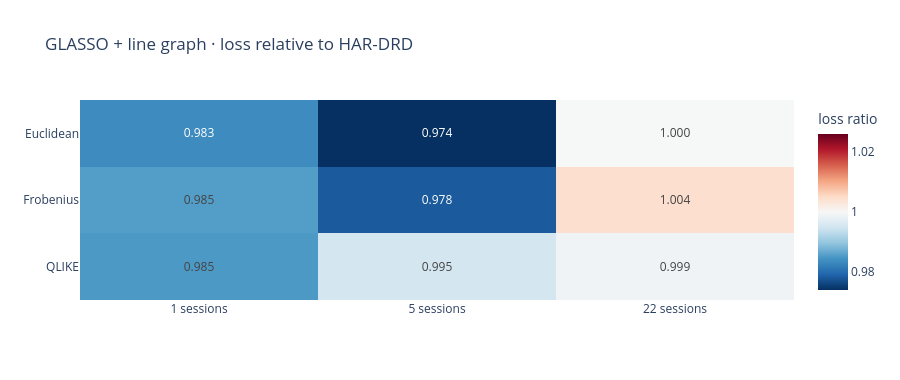

The code cell stored with this chart in its notebook:
### Code cell
reference = pd.DataFrame(
    {
        (1, "HAR-Cholesky"): [1.031, 1.032, 1.071],
        (1, "HAR-DRD"): [1, 1, 1],
        (1, "GHAR(S,L)"): [.982, .981, .985],
        (1, "GHAR(K,L)"): [.975, .975, .982],
        (1, "GHAR(GL,L)"): [.975, .975, .982],
        (5, "GHAR(GL,L)"): [.974, .975, .997],
        (22, "GHAR(GL,L)"): [.991, .991, 1.001],
    }, index=METRICS,
).T.rename_axis(index=["sessions", "model"])
print("selected published reference ratios · Tables 4 and 6 · licensed LOBSTER")
display(reference)
graph_ratios = pd.DataFrame({
    f"{h} sessions": table.xs("ratio", axis=1, level=1).loc[GRAPH_MODEL]
    for h, table in scores.items()
})
fig = px.imshow(
    graph_ratios, text_auto=".3f", aspect="auto", color_continuous_scale="RdBu_r",
    color_continuous_midpoint=1, title="GLASSO + line graph · loss relative to HAR-DRD",
    labels={"color": "loss ratio"},
)
fig.update_layout(template="plotly_white", height=380)
fig.show(renderer="plotly_mimetype")

### Figure 1 — Plotly figure (JSON) as saved in the notebook; plotly's stock layout.template omitted (floating-point values rounded to 4 significant figures)
{"data": [{"coloraxis": "coloraxis", "hovertemplate": "x: %{x}<br>y: %{y}<br>loss ratio: %{z}<extra></extra>", "name": "0", "texttemplate": "%{z:.3f}", "type": "heatmap", "x": ["1 sessions", "5 sessions", "22 sessions"], "xaxis": "x", "y": ["Euclidean", "Frobenius", "QLIKE"], "yaxis": "y", "z": [[0.9835, 0.974, 0.9999], [0.9855, 0.9781, 1.004], [0.9851, 0.9953, 0.9989]]}], "layout": {"coloraxis": {"cmid": 1, "colorbar": {"title": {"text": "loss ratio"}}, "colorscale": [[0.0, "rgb(5,48,97)"], [0.1, "rgb(33,102,172)"], [0.2, "rgb(67,147,195)"], [0.3, "rgb(146,197,222)"], [0.4, "rgb(209,229,240)"], [0.5, "rgb(247,247,247)"], [0.6, "rgb(253,219,199)"], [0.7, "rgb(244,165,130)"], [0.8, "rgb(214,96,77)"], [0.9, "rgb(178,24,43)"], [1.0, "rgb(103,0,31)"]]}, "height": 380, "title": {"text": "GLASSO + line graph · loss relative to HAR-DRD"}, "xaxis": {"anchor": "y", "domain": [0.0, 1.0]}, "yaxis": {"anchor": "x", "autorange": "reversed", "domain": [0.0, 1.0]}}}
